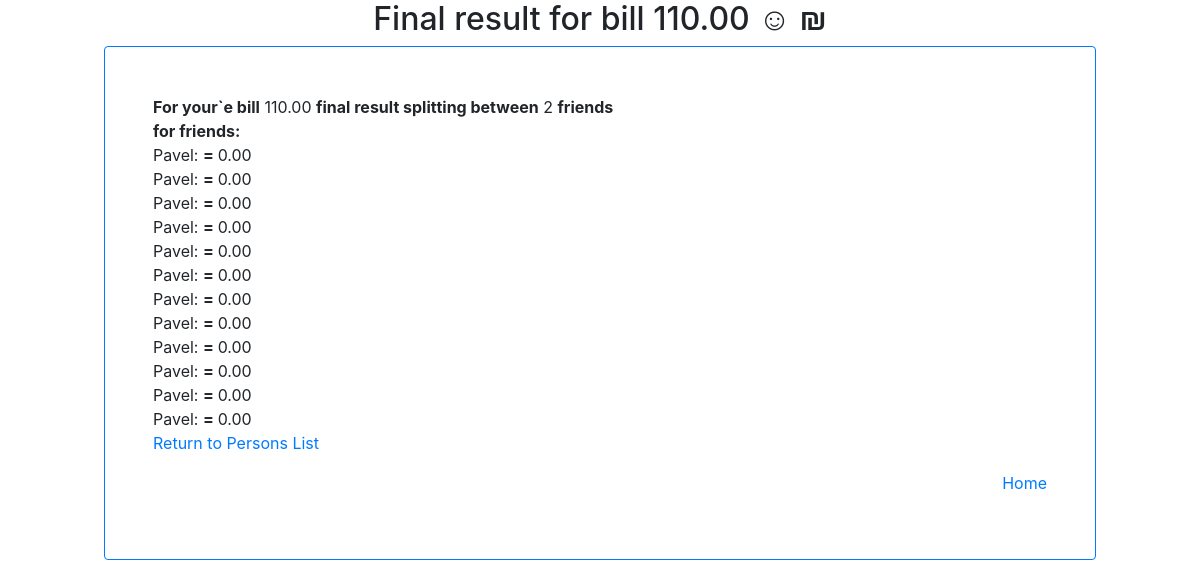
Screenshot of /111/final/ with the database file from the repository.
### split_bill/models.py (models this page shows, shortened)
class Bill(models.Model):
    full_bill = models.DecimalField(max_digits=6, decimal_places=2)
    date_time = models.DateTimeField(default=timezone.now)
    split_num = models.PositiveSmallIntegerField(null=True)

class Person(models.Model):
    bill = models.ForeignKey(Bill, on_delete=models.CASCADE)
    person_name = models.CharField(max_length=50)
    summa = models.DecimalField(max_digits=6, decimal_places=2, null=True)

### split_bill/views.py (the view)
# urls.py: path('<int:bill_id>/final/', views.final, name='final'),
def final(request, bill_id):
    bill = get_object_or_404(Bill,
                             id=bill_id)
    persons = bill.person_set.all()
    for person in persons:
        summa = 0
        pbills = person.personbill_set.all()
        for pbill in pbills:
            summa += pbill.person_partbill
        person.summa = summa
        person.save()
    return render(request,
                  'split_bill/final.html',
                  {'bill': bill,
                   'header': 'Final result for bill {} \u263A'.format(
                       bill.full_bill
                   )})

### split_bill/templates/split_bill/final.html (shortened to what this page needs)
{% extends "split_bill/index.html" %}
{% block content %}
<strong>For your`e bill</strong>
{{ bill.full_bill }}
<strong>final result splitting between</strong>
{{ bill.split_num }}
<strong>friends<br>
    for friends: </strong><br>
{% for person in bill.person_set.all %}
{{ person.person_name }}:
    <strong> = </strong>{{ person.summa }}<br>
{% endfor %}
<p align="bottom" style="text-align: left"><a href="{% url 'split_bill:persons_list' bill.id %}">Return to Persons List</a></p>
<p align="bottom" style="text-align: right"><a href="{% url 'split_bill:index' %}">Home</a></p>
{% endblock %}

### rows the page displays
Bill: full_bill "110.00", split_num "2"
Person: person_name "Pavel", summa "0.00"
Person: person_name "Pavel", summa "0.00"
Person: person_name "Pavel", summa "0.00"
Person: person_name "Pavel", summa "0.00"
Person: person_name "Pavel", summa "0.00"
Person: person_name "Pavel", summa "0.00"
Person: person_name "Pavel", summa "0.00"
Person: person_name "Pavel", summa "0.00"
Person: person_name "Pavel", summa "0.00"
Person: person_name "Pavel", summa "0.00"
Person: person_name "Pavel", summa "0.00"
Person: person_name "Pavel", summa "0.00"

### other values shown
{{ header }} "Final result for bill 110.00 ☺"
